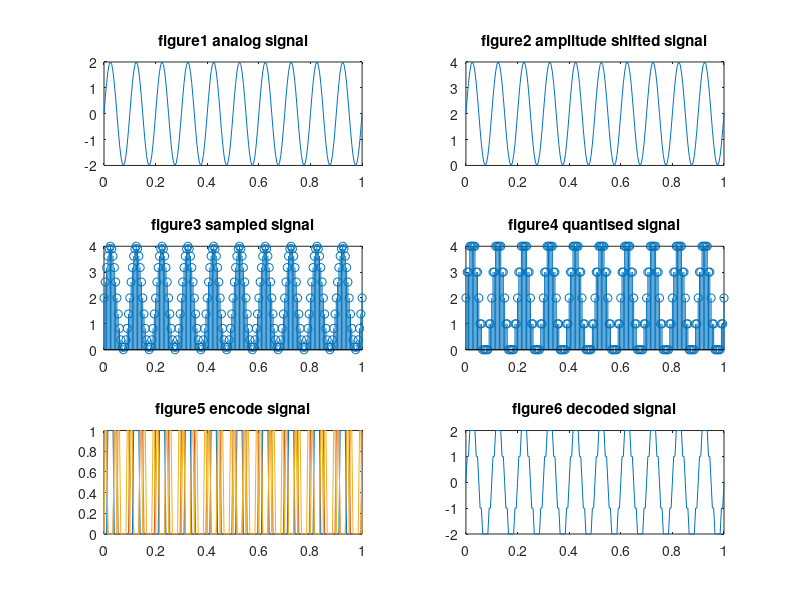

Reproduce this figure in MATLAB.
clc;
clear all;
close all;
f=10;
fs=20*f;
t=0:1/fs:1;
a=2;
x=a*sin(2*pi*f*t);
subplot(3,2,1);
plot(t,x);
title('figure1 analog signal');
x1=x+2;
subplot(3,2,2);
plot(t,x1);
title('figure2 amplitude shifted signal');
subplot(3,2,3);
stem(t,x1);
title('figure3 sampled signal');
q=round(x1);
subplot(3,2,4);
stem(t,q);
title('figure4 quantised signal');

enco=de2bi(q,'left-msb');
subplot(3,2,5);
plot(t,enco);
title('figure5 encode signal');
deco=bi2de(enco,'left-msb');
deco=deco-2;
subplot(3,2,6);
plot(t,deco);
title('figure6 decoded signal');